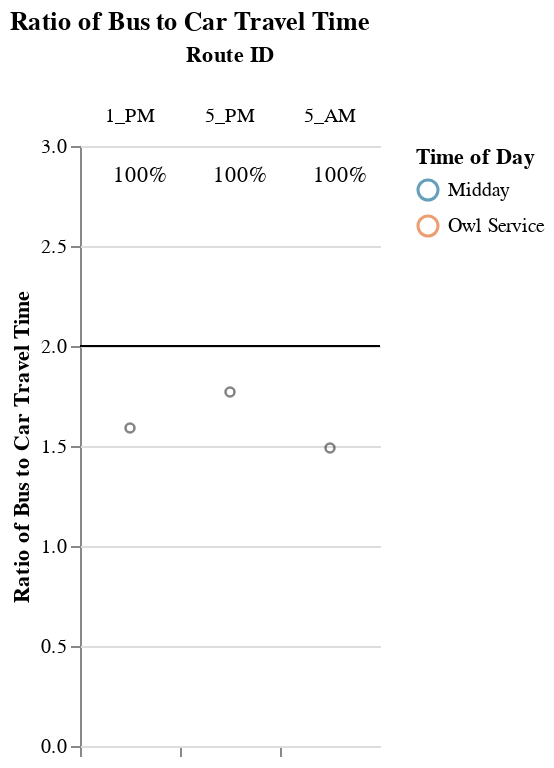
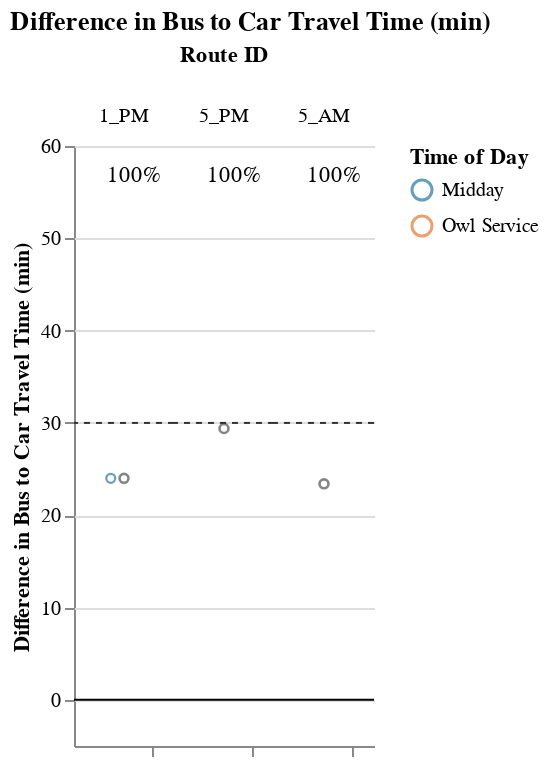

Write notebook code for charts like these, in order.
### Markdown cell above
### Medium Routes (1-1.5 hrs)

### Code cell
route_group = "medium"
try:
    display_charts_for_route_group(df, route_group)
except:
    print(no_display_statement)

### Figure 1 — Vega-Lite specification as saved in the notebook (floating-point values rounded to 4 significant figures)
{"config": {"view": {"continuousWidth": 400, "continuousHeight": 300, "stroke": null}, "facet": {"spacing": 0}}, "data": {"name": "data-aeb8545f7a01d02c46f710bdff24e9e4"}, "facet": {"column": {"field": "route_id2", "sort": ["1_PM", "5_PM", "5_AM"], "title": "Route ID", "type": "nominal"}}, "spec": {"layer": [{"mark": "rule", "encoding": {"color": {"value": "black"}, "y": {"field": "cutoff", "type": "quantitative"}}, "selection": {"selector001": {"type": "interval", "bind": "scales", "encodings": ["x", "y"]}}}, {"mark": {"type": "point", "opacity": 0.65, "size": 20, "strokeWidth": 1.1}, "encoding": {"color": {"field": "time_of_day", "scale": {"range": ["#136C97", "#E16B26", "#F6BF16", "#00896B", "#7790A3", "#5B559C"]}, "sort": ["AM Peak", "Midday", "PM Peak", "Owl Service"], "title": "Time of Day", "type": "nominal"}, "tooltip": [{"field": "route_id2", "title": "route_id", "type": "nominal"}, {"field": "route_name", "type": "nominal"}, {"field": "trip_id", "type": "nominal"}, {"field": "service_hours", "type": "quantitative"}, {"field": "car_duration_hours", "type": "quantitative"}, {"field": "bus_multiplier", "type": "quantitative"}, {"field": "bus_difference", "type": "quantitative"}, {"field": "num_trips", "type": "quantitative"}, {"field": "num_competitive", "type": "quantitative"}, {"field": "pct_trips_competitive", "type": "quantitative"}, {"field": "pct_below_cutoff", "type": "quantitative"}, {"field": "p25", "type": "quantitative"}, {"field": "p50", "type": "quantitative"}, {"field": "p75", "type": "quantitative"}], "x": {"axis": {"grid": false, "labels": false, "ticks": true, "values": [0]}, "field": "jitter", "scale": {}, "title": null, "type": "quantitative"}, "y": {"field": "bus_multiplier", "scale": {"domain": [0, 3.0]}, "title": "Ratio of Bus to Car Travel Time", "type": "quantitative"}}, "transform": [{"calculate": "sqrt(-2*log(random()))*cos(2*PI*random())", "as": "jitter"}], "width": 50}, {"layer": [{"mark": {"type": "point", "opacity": 0.6, "size": 20, "strokeWidth": 1.3}, "encoding": {"color": {"value": "#323434"}, "y": {"field": "bus_multiplier", "type": "quantitative"}}, "transform": [{"filter": "(datum.p50_trip === 1)"}]}, {"mark": {"type": "text", "align": "center", "baseline": "middle"}, "encoding": {"color": {"value": "black"}, "text": {"field": "pct_trips_competitive", "format": ".0%", "type": "quantitative"}, "tooltip": [{"field": "route_id2", "title": "route_id", "type": "nominal"}, {"field": "route_name", "type": "nominal"}, {"field": "trip_id", "type": "nominal"}, {"field": "service_hours", "type": "quantitative"}, {"field": "car_duration_hours", "type": "quantitative"}, {"field": "bus_multiplier", "type": "quantitative"}, {"field": "bus_difference", "type": "quantitative"}, {"field": "num_trips", "type": "quantitative"}, {"field": "num_competitive", "type": "quantitative"}, {"field": "pct_trips_competitive", "type": "quantitative"}, {"field": "pct_below_cutoff", "type": "quantitative"}, {"field": "p25", "type": "quantitative"}, {"field": "p50", "type": "quantitative"}, {"field": "p75", "type": "quantitative"}], "x": {"value": 30}, "y": {"value": 15}}, "transform": [{"calculate": "sqrt(-2*log(random()))*cos(2*PI*random())", "as": "jitter"}, {"filter": "(datum.fastest_trip === 1)"}]}]}]}, "resolve": {"scale": {"y": "shared"}}, "title": "Ratio of Bus to Car Travel Time", "$schema": "https://vega.github.io/schema/vega-lite/v4.17.0.json", "datasets": {"data-aeb8545f7a01d02c46f710bdff24e9e4": [{"calitp_itp_id": 271, "trip_key": -6001518701270834032, "trip_id": "936508", "shape_id": "38254", "route_id": "1_PM", "service_hours": 1.08, "trip_first_departure_ts": 55440, "trip_last_arrival_ts": 59340, "departure_hour": 15, "time_of_day": "Midday", "p25": 1.08, "p50": 1.08, "p75": 1.08, "p50_trip": 1, "fastest_trip": 1, "car_duration_hours": 0.68, "competitive_route": 1, "bus_multiplier": 1.59, "bus_difference": 24.0, "num_trips": 1, "num_competitive": 1, "pct_trips_competitive": 1.0, "bus_difference_spread": 0.0, "route_group": "medium", "max_trip_hrs": 1.08, "max_trip_route_group": 1.08, "below_cutoff": 1, "pct_below_cutoff": 1.0, "calitp_agency_name": "Roseville Transit", "caltrans_district": "03 - Marysville", "route_name": "Pm Commuter 1", "route_short_name": "1_PM", "route_id2": "1_PM", "cutoff2": 30, "cutoff": 2}, {"calitp_itp_id": 271, "trip_key": -7738216914427785017, "trip_id": "936526", "shape_id": "38264", "route_id": "5_AM", "service_hours": 1.18, "trip_first_departure_ts": 24000, "trip_last_arrival_ts": 28260, "departure_hour": 6, "time_of_day": "Owl Service", "p25": 1.18, "p50": 1.18, "p75": 1.18, "p50_trip": 1, "fastest_trip": 1, "car_duration_hours": 0.79, "competitive_route": 1, "bus_multiplier": 1.49, "bus_difference": 23.4, "num_trips": 1, "num_competitive": 1, "pct_trips_competitive": 1.0, "bus_difference_spread": 0.0, "route_group": "medium", "max_trip_hrs": 1.18, "max_trip_route_group": 1.18, "below_cutoff": 1, "pct_below_cutoff": 1.0, "calitp_agency_name": "Roseville Transit", "caltrans_district": "03 - Marysville", "route_name": "Am Commuter 5", "route_short_name": "5_AM", "route_id2": "5_AM", "cutoff2": 30, "cutoff": 2}, {"calitp_itp_id": 271, "trip_key": -878129697756430159, "trip_id": "936528", "shape_id": "38265", "route_id": "5_PM", "service_hours": 1.13, "trip_first_departure_ts": 57240, "trip_last_arrival_ts": 61320, "departure_hour": 15, "time_of_day": "Midday", "p25": 1.13, "p50": 1.13, "p75": 1.13, "p50_trip": 1, "fastest_trip": 1, "car_duration_hours": 0.64, "competitive_route": 1, "bus_multiplier": 1.77, "bus_difference": 29.4, "num_trips": 1, "num_competitive": 1, "pct_trips_competitive": 1.0, "bus_difference_spread": 0.0, "route_group": "medium", "max_trip_hrs": 1.13, "max_trip_route_group": 1.13, "below_cutoff": 1, "pct_below_cutoff": 1.0, "calitp_agency_name": "Roseville Transit", "caltrans_district": "03 - Marysville", "route_name": "Pm Commuter 5", "route_short_name": "5_PM", "route_id2": "5_PM", "cutoff2": 30, "cutoff": 2}]}}

### Figure 2 — Vega-Lite specification as saved in the notebook (floating-point values rounded to 4 significant figures)
{"config": {"view": {"continuousWidth": 400, "continuousHeight": 300, "stroke": null}, "facet": {"spacing": 0}}, "data": {"name": "data-05b134e7d8a723913ec327caccf61332"}, "facet": {"column": {"field": "route_id2", "sort": ["1_PM", "5_PM", "5_AM"], "title": "Route ID", "type": "nominal"}}, "spec": {"layer": [{"mark": "rule", "encoding": {"color": {"value": "black"}, "y": {"field": "cutoff", "type": "quantitative"}}, "selection": {"selector002": {"type": "interval", "bind": "scales", "encodings": ["x", "y"]}}}, {"mark": {"type": "rule", "strokeDash": [3, 3]}, "encoding": {"color": {"value": "#323434"}, "y": {"field": "cutoff2", "type": "quantitative"}}}, {"mark": {"type": "point", "opacity": 0.65, "size": 20, "strokeWidth": 1.1}, "encoding": {"color": {"field": "time_of_day", "scale": {"range": ["#136C97", "#E16B26", "#F6BF16", "#00896B", "#7790A3", "#5B559C"]}, "sort": ["AM Peak", "Midday", "PM Peak", "Owl Service"], "title": "Time of Day", "type": "nominal"}, "tooltip": [{"field": "route_id2", "title": "route_id", "type": "nominal"}, {"field": "route_name", "type": "nominal"}, {"field": "trip_id", "type": "nominal"}, {"field": "service_hours", "type": "quantitative"}, {"field": "car_duration_hours", "type": "quantitative"}, {"field": "bus_multiplier", "type": "quantitative"}, {"field": "bus_difference", "type": "quantitative"}, {"field": "num_trips", "type": "quantitative"}, {"field": "num_competitive", "type": "quantitative"}, {"field": "pct_trips_competitive", "type": "quantitative"}, {"field": "pct_below_cutoff", "type": "quantitative"}, {"field": "p25", "type": "quantitative"}, {"field": "p50", "type": "quantitative"}, {"field": "p75", "type": "quantitative"}], "x": {"axis": {"grid": false, "labels": false, "ticks": true, "values": [0]}, "field": "jitter", "scale": {}, "title": null, "type": "quantitative"}, "y": {"field": "bus_difference", "scale": {"domain": [-5, 57.6]}, "title": "Difference in Bus to Car Travel Time (min)", "type": "quantitative"}}, "transform": [{"calculate": "sqrt(-2*log(random()))*cos(2*PI*random())", "as": "jitter"}], "width": 50}, {"layer": [{"mark": {"type": "point", "opacity": 0.6, "size": 20, "strokeWidth": 1.3}, "encoding": {"color": {"value": "#323434"}, "y": {"field": "bus_difference", "type": "quantitative"}}, "transform": [{"filter": "(datum.p50_trip === 1)"}]}, {"mark": {"type": "text", "align": "center", "baseline": "middle"}, "encoding": {"color": {"value": "black"}, "text": {"field": "pct_trips_competitive", "format": ".0%", "type": "quantitative"}, "tooltip": [{"field": "route_id2", "title": "route_id", "type": "nominal"}, {"field": "route_name", "type": "nominal"}, {"field": "trip_id", "type": "nominal"}, {"field": "service_hours", "type": "quantitative"}, {"field": "car_duration_hours", "type": "quantitative"}, {"field": "bus_multiplier", "type": "quantitative"}, {"field": "bus_difference", "type": "quantitative"}, {"field": "num_trips", "type": "quantitative"}, {"field": "num_competitive", "type": "quantitative"}, {"field": "pct_trips_competitive", "type": "quantitative"}, {"field": "pct_below_cutoff", "type": "quantitative"}, {"field": "p25", "type": "quantitative"}, {"field": "p50", "type": "quantitative"}, {"field": "p75", "type": "quantitative"}], "x": {"value": 30}, "y": {"value": 15}}, "transform": [{"calculate": "sqrt(-2*log(random()))*cos(2*PI*random())", "as": "jitter"}, {"filter": "(datum.fastest_trip === 1)"}]}]}]}, "resolve": {"scale": {"y": "shared"}}, "title": "Difference in Bus to Car Travel Time (min)", "$schema": "https://vega.github.io/schema/vega-lite/v4.17.0.json", "datasets": {"data-05b134e7d8a723913ec327caccf61332": [{"calitp_itp_id": 271, "trip_key": -6001518701270834032, "trip_id": "936508", "shape_id": "38254", "route_id": "1_PM", "service_hours": 1.08, "trip_first_departure_ts": 55440, "trip_last_arrival_ts": 59340, "departure_hour": 15, "time_of_day": "Midday", "p25": 1.08, "p50": 1.08, "p75": 1.08, "p50_trip": 1, "fastest_trip": 1, "car_duration_hours": 0.68, "competitive_route": 1, "bus_multiplier": 1.59, "bus_difference": 24.0, "num_trips": 1, "num_competitive": 1, "pct_trips_competitive": 1.0, "bus_difference_spread": 0.0, "route_group": "medium", "max_trip_hrs": 1.08, "max_trip_route_group": 1.08, "below_cutoff": 1, "pct_below_cutoff": 1.0, "calitp_agency_name": "Roseville Transit", "caltrans_district": "03 - Marysville", "route_name": "Pm Commuter 1", "route_short_name": "1_PM", "route_id2": "1_PM", "cutoff2": 30, "cutoff": 0}, {"calitp_itp_id": 271, "trip_key": -7738216914427785017, "trip_id": "936526", "shape_id": "38264", "route_id": "5_AM", "service_hours": 1.18, "trip_first_departure_ts": 24000, "trip_last_arrival_ts": 28260, "departure_hour": 6, "time_of_day": "Owl Service", "p25": 1.18, "p50": 1.18, "p75": 1.18, "p50_trip": 1, "fastest_trip": 1, "car_duration_hours": 0.79, "competitive_route": 1, "bus_multiplier": 1.49, "bus_difference": 23.4, "num_trips": 1, "num_competitive": 1, "pct_trips_competitive": 1.0, "bus_difference_spread": 0.0, "route_group": "medium", "max_trip_hrs": 1.18, "max_trip_route_group": 1.18, "below_cutoff": 1, "pct_below_cutoff": 1.0, "calitp_agency_name": "Roseville Transit", "caltrans_district": "03 - Marysville", "route_name": "Am Commuter 5", "route_short_name": "5_AM", "route_id2": "5_AM", "cutoff2": 30, "cutoff": 0}, {"calitp_itp_id": 271, "trip_key": -878129697756430159, "trip_id": "936528", "shape_id": "38265", "route_id": "5_PM", "service_hours": 1.13, "trip_first_departure_ts": 57240, "trip_last_arrival_ts": 61320, "departure_hour": 15, "time_of_day": "Midday", "p25": 1.13, "p50": 1.13, "p75": 1.13, "p50_trip": 1, "fastest_trip": 1, "car_duration_hours": 0.64, "competitive_route": 1, "bus_multiplier": 1.77, "bus_difference": 29.4, "num_trips": 1, "num_competitive": 1, "pct_trips_competitive": 1.0, "bus_difference_spread": 0.0, "route_group": "medium", "max_trip_hrs": 1.13, "max_trip_route_group": 1.13, "below_cutoff": 1, "pct_below_cutoff": 1.0, "calitp_agency_name": "Roseville Transit", "caltrans_district": "03 - Marysville", "route_name": "Pm Commuter 5", "route_short_name": "5_PM", "route_id2": "5_PM", "cutoff2": 30, "cutoff": 0}]}}
